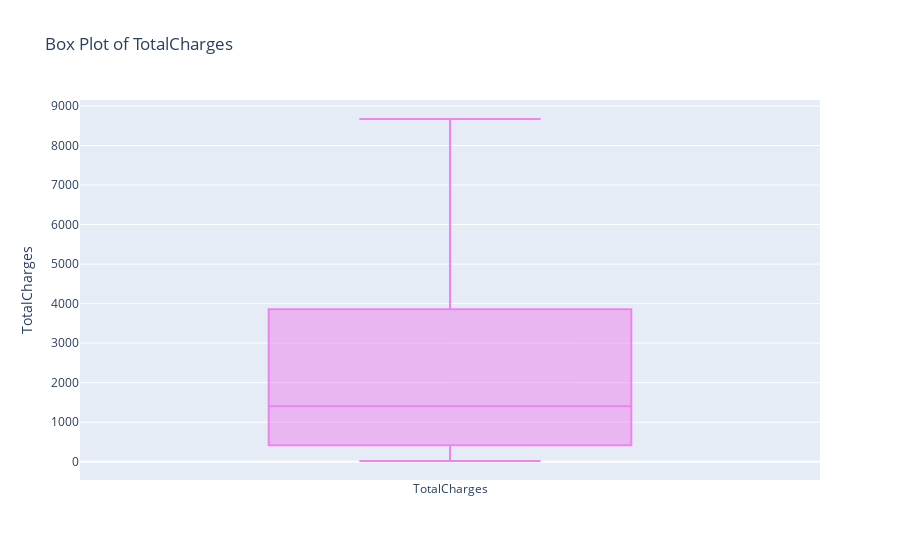

Notebook code cell kept with this figure:
### Markdown cell above
#### **Imputing missing values in Total charges column.**
I want to visualise the Total Charges Column to determine which method we will use to impute the missing values.

### Code cell
# Create a box plot for the "TotalCharges" column using Plotly
fig = go.Figure()
fig.add_trace(go.Box(y=df_merged["TotalCharges"], name="TotalCharges", marker=dict(color='violet')))

# Update layout
fig.update_layout(title='Box Plot of TotalCharges', yaxis_title='TotalCharges')

# Display the plot
fig.show()

# Create a box plot for the "TotalCharges" column using Seaborn
plt.figure(figsize=(8, 6))
sns.boxplot(y=df_merged["TotalCharges"], color='wheat')

# Set the title and labels
plt.title('Box Plot of TotalCharges')
plt.ylabel('TotalCharges')

# Show the plot
plt.show()

### Figure 1 — Plotly figure (JSON) as saved in the notebook; plotly's stock layout.template omitted (floating-point values rounded to 4 significant figures; data arrays with more than 128 entries replaced by an {"elided": "..."} marker saying what was removed)
{"data": [{"marker": {"color": "violet"}, "name": "TotalCharges", "type": "box", "y": {"elided": "5043 float values"}}], "layout": {"title": {"text": "Box Plot of TotalCharges"}, "yaxis": {"title": {"text": "TotalCharges"}}}}
